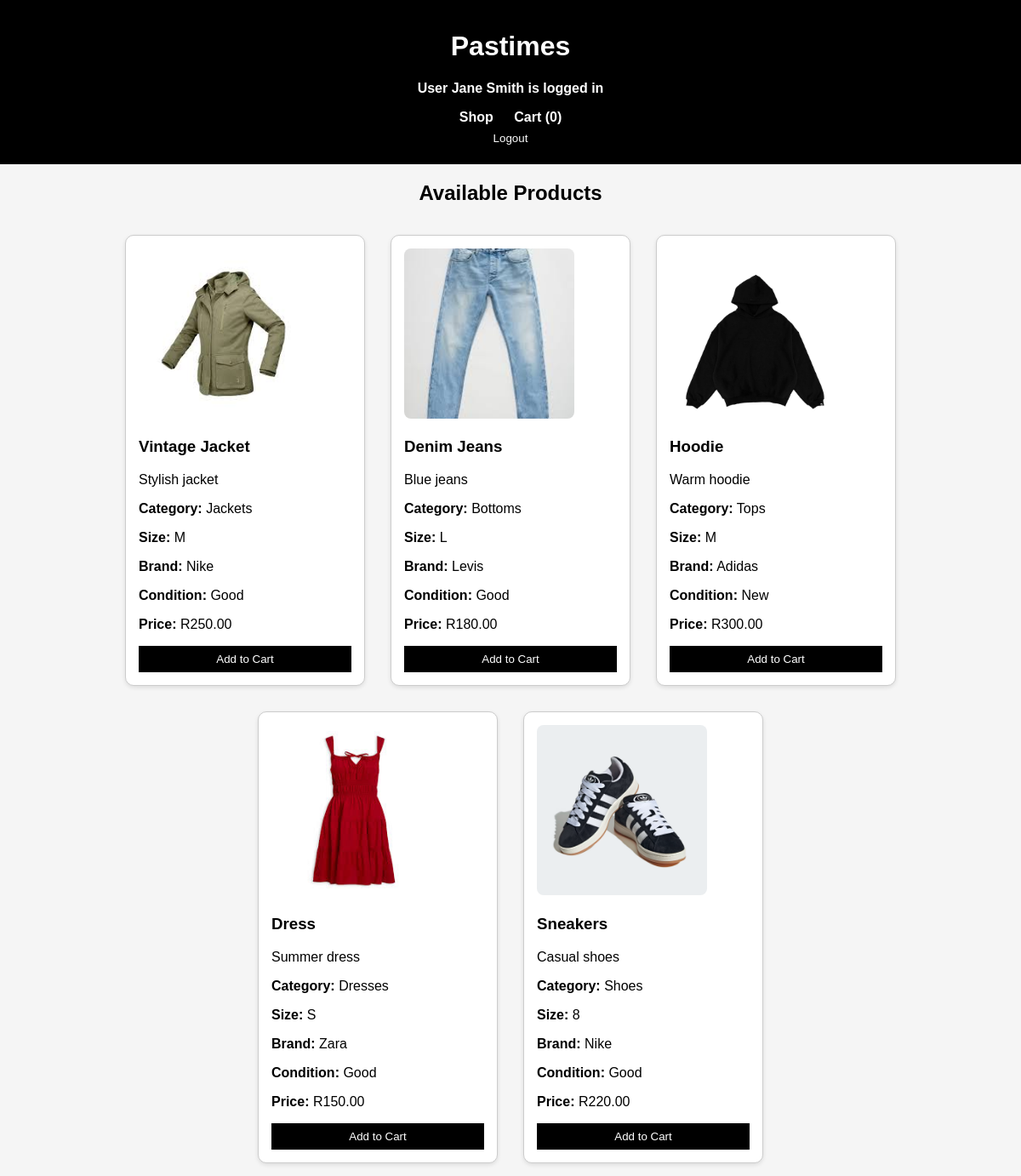
The page /ClothingStore/shop.php (signed in) on the database its author committed.
### tables this page shows
CREATE TABLE `products` (
  `product_id` int(11) NOT NULL,
  `product_name` varchar(100) NOT NULL,
  `description` text DEFAULT NULL,
  `category` varchar(50) DEFAULT NULL,
  `size` varchar(10) DEFAULT NULL,
  `brand` varchar(50) DEFAULT NULL,
  `condition_item` varchar(50) DEFAULT NULL,
  `price` decimal(10,2) DEFAULT NULL,
  `seller_id` int(11) DEFAULT NULL,
  `status` enum('available','sold') DEFAULT 'available',
  `image` varchar(255) DEFAULT NULL
);

### ClothingStore/shop.php (the view, shortened to what this page needs)
<?php
include("DBConn.php");
$result = $conn->query("SELECT * FROM products");
$cartCount = isset($_SESSION['cart']) ? count($_SESSION['cart']) : 0;
?>
<!DOCTYPE html>
<html>
<head>
    <link rel="stylesheet" href="css/style.css">
</head>
<body>
<div class="header">
    <h1>Pastimes</h1>
    <p style="font-weight:bold;">
        User <?php echo htmlspecialchars($_SESSION['user']); ?> is logged in
    </p>
    <div class="nav">
        <a href="shop.php">Shop</a>
        <a href="cart.php">Cart (<?php echo $cartCount; ?>)</a>
        <form action="logout.php" method="POST" style="display:inline;">
            <button type="submit">Logout</button>
        </form>
    </div>
</div>
<h2 style="text-align:center;">Available Products</h2>
<div class="container">
<?php
if ($result && $result->num_rows > 0) {
    while($row = $result->fetch_assoc()) {
        $image = !empty($row['image']) ? $row['image'] : "default.jpg";
?>
    <div class="product">
        <img src="images/<?php echo htmlspecialchars($image); ?>"
             alt="Product Image"
             style="width:200px; height:200px; object-fit:cover; border-radius:8px;">
        <h3><?php echo htmlspecialchars($row['product_name']); ?></h3>
        <p><?php echo htmlspecialchars($row['description']); ?></p>
        <p><strong>Category:</strong> <?php echo htmlspecialchars($row['category']); ?></p>
        <p><strong>Size:</strong> <?php echo htmlspecialchars($row['size']); ?></p>
        <p><strong>Brand:</strong> <?php echo htmlspecialchars($row['brand']); ?></p>
        <p><strong>Condition:</strong> <?php echo htmlspecialchars($row['condition_item']); ?></p>
        <p><strong>Price:</strong> R<?php echo htmlspecialchars($row['price']); ?></p>
        <form method="POST" action="cart.php">
            <button type="submit">Add to Cart</button>
        </form>
    </div>
<?php
    }
} else {
    echo "<p style='text-align:center;'>No products available.</p>";
}
?>
</div>
</body>
</html>

### ClothingStore/css/style.css (style rules this page uses)
body { font-family: Arial, sans-serif; background-color: #f5f5f5; margin: 0; padding: 0; }
.header { background-color: black; color: white; padding: 15px; text-align: center; }
.nav { margin-top: 10px; }
.nav a { color: white; text-decoration: none; margin: 10px; font-weight: bold; }
.container { display: flex; flex-wrap: wrap; justify-content: center; }
.product { background: white; border: 1px solid #ccc; border-radius: 10px; padding: 15px; margin: 15px; width: 250px; box-shadow: 0px 2px 5px rgba(0,0,0,0.1); }
button { background-color: black; color: white; padding: 8px; border: none; cursor: pointer; width: 100%; }

### rows shown on the page
products: image (picture), product_name "Vintage Jacket", description "Stylish jacket", category "Jackets", size "M", brand "Nike", condition_item "Good", price "250.00"
products: image (picture), product_name "Denim Jeans", description "Blue jeans", category "Bottoms", size "L", brand "Levis", condition_item "Good", price "180.00"
products: image (picture), product_name "Hoodie", description "Warm hoodie", category "Tops", size "M", brand "Adidas", condition_item "New", price "300.00"
products: image (picture), product_name "Dress", description "Summer dress", category "Dresses", size "S", brand "Zara", condition_item "Good", price "150.00"
products: image (picture), product_name "Sneakers", description "Casual shoes", category "Shoes", size "8", brand "Nike", condition_item "Good", price "220.00"

### other values the page prints
$_SESSION['user'] "Jane Smith"
$cartCount "0"
